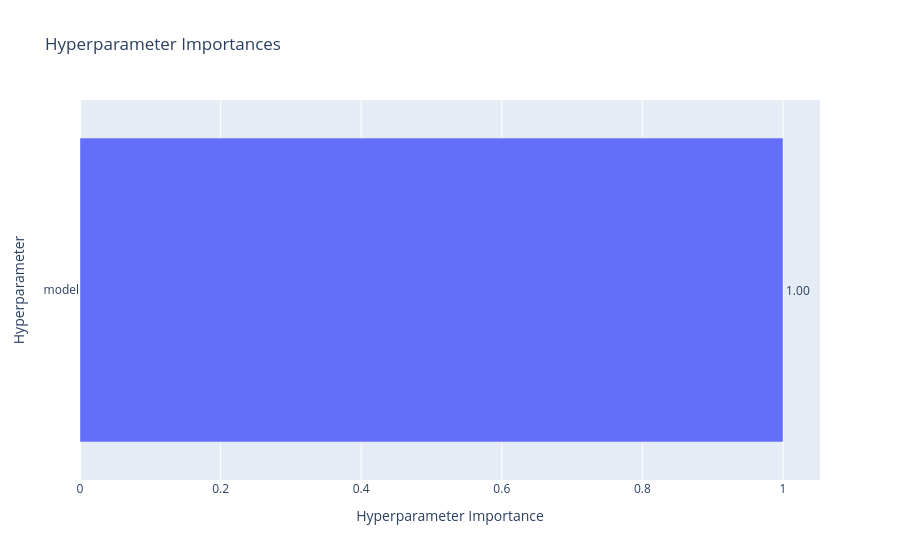

The code cell stored with this chart in its notebook:
### Code cell
optuna.visualization.plot_param_importances(study)

### Figure 1 — Plotly figure (JSON) as saved in the notebook; plotly's stock layout.template omitted (floating-point values rounded to 4 significant figures)
{"data": [{"cliponaxis": false, "hovertemplate": ["model (CategoricalDistribution): 1.0<extra></extra>"], "name": "Objective Value", "orientation": "h", "text": ["1.00"], "textposition": "outside", "type": "bar", "x": [1], "y": ["model"]}], "layout": {"title": {"text": "Hyperparameter Importances"}, "xaxis": {"title": {"text": "Hyperparameter Importance"}}, "yaxis": {"title": {"text": "Hyperparameter"}}}}
